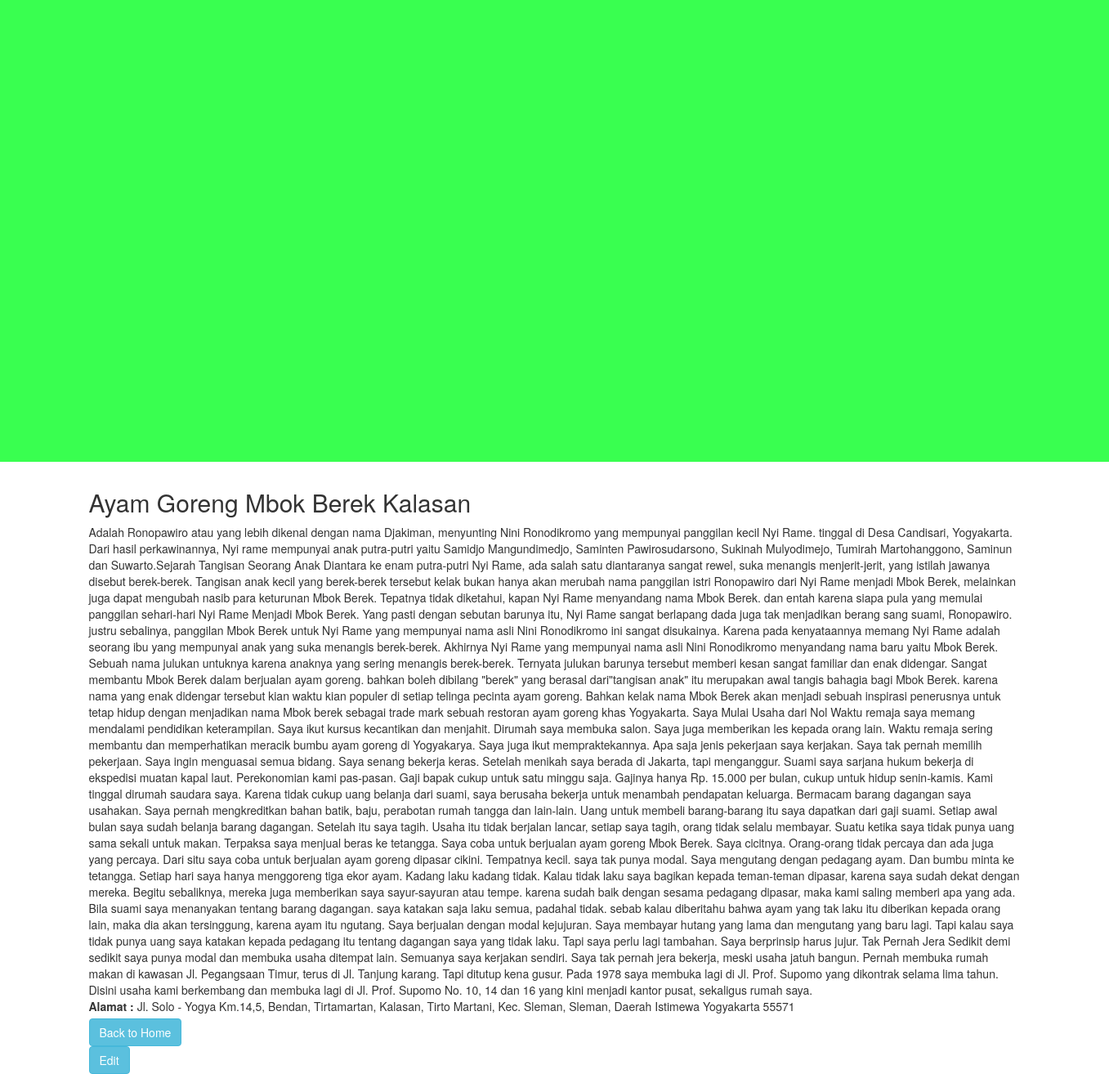
The app's page /ag.php with its own data.
### tables this page shows
CREATE TABLE IF NOT EXISTS `info` (
  `ID` int(11) NOT NULL,
  `id_info` varchar(10) NOT NULL,
  `id_kategori` varchar(10) NOT NULL,
  `nama` varchar(60) NOT NULL,
  `informasi` text NOT NULL,
  `alamat` varchar(200) NOT NULL
);

### ag.php (the view, shortened to what this page needs)
<!DOCTYPE html>
<html>
  <head>
    <link rel="stylesheet" href="css/bootstrap.css" type="text/css">
    <link href="css/jumbotron.css" rel="stylesheet" type="text/css">
    <link href="css/aha.css" rel="stylesheet" type="text/css">
  </head>
  <body>
<div class="jumbotron">
    <div class="konten">
    <div id="map"></div>
      </div>
    </div>
<?php require_once("connection.php");  ?>
<div class="container">
<?php
        $result = mysqli_query($conn,"SELECT * FROM info where id_info='i001'");
        while($data = mysqli_fetch_object($result) ):
        ?>
<table>
  <tr>
    <td>
        <h2><?php
         echo $data->nama
       ?></h2>
    </td>
  </tr>
  <tr>
    <td>
      <?php
        echo $data->informasi
       ?>
      </td>
    </tr>
    <tr>
      <td>
        <label>Alamat : </label>
      <?php
       echo $data->alamat
       ?>
      </td>
    </tr>
        <tr>
      <td>
        <a href="ikih.php">
            <button class="btn btn-info"> Back to Home </button>
          </a>
      </td>
    </tr>
    <tr>
      <td>
          <a href="update.php?id_info=<?php echo $data->id_info ?>">
            <button class="btn btn-info"> Edit </button>
          </a>
      </td>
    </tr>
    <?php
      endwhile;
    ?>
</table>
</div>
  </body>
</html>

### css/jumbotron.css (style rules this page uses)
body { padding-bottom: 10px; }

### css/aha.css (style rules this page uses)
.konten { width: 1330px; height: 460px; margin-top:20px; margin-left:17px; margin-right:0px; margin-bottom: 50px; }

### ag.php (style rules this page uses)
html, body { height: 100%; margin: 0; padding: 0; }
#map { height: 460px; width: 1310px; }

### records on screen
info: nama "Ayam Goreng Mbok Berek Kalasan", informasi "Adalah Ronopawiro atau yang lebih dikenal dengan nama Djakiman, menyunting Nini Ronodikromo yang mempunyai panggilan kecil Nyi Rame. tinggal di Desa Candisari, Yogyakarta. Dari hasil perkawinannya, Nyi rame mempunyai anak putra-putri yaitu Samidjo Mangundimedjo, Saminten Pawirosudarsono, Sukinah Mulyodimejo, Tumirah Martohanggono, Saminun dan Suwarto.Sejarah Tangisan Seorang Anak Diantara ke enam putra-putri Nyi Rame, ada salah satu diantaranya sangat rewel, suka menangis menjerit-jerit, yang istilah jawanya disebut berek-berek. Tangisan anak kecil yang berek-berek tersebut kelak bukan hanya akan merubah nama panggilan istri Ronopawiro dari Nyi Rame menjadi Mbok Berek, melainkan juga dapat…", alamat "Jl. Solo - Yogya Km.14,5, Bendan, Tirtamartan, Kalasan, Tirto Martani, Kec. Sleman, Sleman, Daerah Istimewa Yogyakarta 55571"
